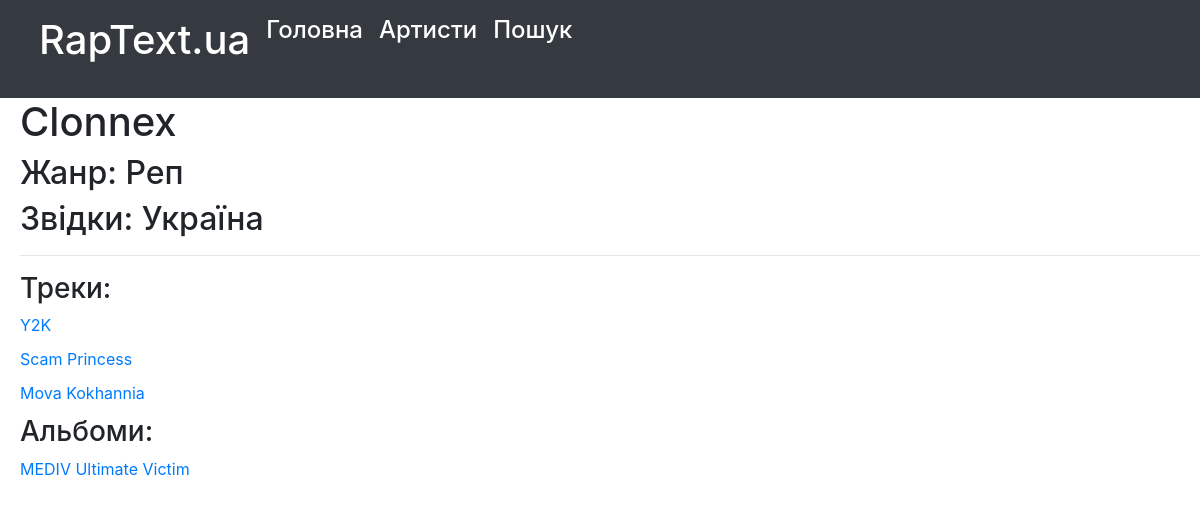
Page /artists/1/ on the committed database.
### artists/models.py (models this page shows, shortened)
class Artist(models.Model):
    name = models.CharField(max_length=100)
    genre = models.CharField(max_length=50, blank=True, null=True)
    country = models.CharField(max_length=50, blank=True, null=True)

class Song(models.Model):
    title = models.CharField(max_length=100)
    release_year = models.IntegerField(blank=True, null=True)
    artist = models.ForeignKey(Artist, on_delete=models.CASCADE)
    album = models.ForeignKey(Album, on_delete=models.SET_NULL, blank=True, null=True)

class Album(models.Model):
    title = models.CharField(max_length=100)
    release_year = models.IntegerField(blank=True, null=True)
    artist = models.ForeignKey(Artist, on_delete=models.CASCADE)

### artists/views.py (the view)
# urls.py: path('artists/<int:artist_id>/', artist_detail, name='artist_detail'),
def artist_detail(request, artist_id):
    artist = get_object_or_404(Artist, pk=artist_id)
    songs = Song.objects.filter(artist=artist)
    albums=Album.objects.filter(artist=artist)
    return render(request, 'artists/artist_detail.html', {'title': artist.name, 'menu':menu, 'artist': artist,'songs': songs,'albums':albums})

### artists/templates/artists/artist_detail.html
{% extends 'artists/base.html' %}
{% block content %}
<h1>{{ title }}</h1>
<ul>
  <li>
    <h2>Жанр: {{artist.genre}}</h2>
    <h2>Звідки: {{artist.country}}</h2>
    <hr>
    <h3>Треки:</h3>
    <ul>
        {% for song in songs %}
            <li><a href="{% url 'song_detail' song.id %}">{{ song.title }}</a></li>
        {% endfor %}
    </ul>
       <h3>Альбоми:</h3>
    <ul>
        {% for album in albums %}
            <li><a href="{% url 'album_detail' album.id %}">{{ album.title }}</a></li>
        {% endfor %}
    </ul>
  </li>
</ul>
{% endblock %}

### artists/static/artists/css/styles.css (style rules this page uses)
body { font-family: 'Raleway'; background-image: url('https://images.pexels.com/photos/7130497/pexels-photo-7130497.jpeg?auto=compress&cs=tinysrgb&w=1260&h=750&dpr=1'); background-size: cover; background-repeat: no-repeat; margin: 0; padding-left: 0px; }
h1 { color: white; }
ul { list-style-type: none; padding: 0; }
li { margin-bottom: 10px; }
a { color: rgb(0,0,0); !important; text-decoration: none; }

### rows in the picture
Artist: name "Clonnex", genre "Реп", country "Україна"
Song: title "Y2K"
Song: title "Scam Princess"
Song: title "Mova Kokhannia"
Album: title "MEDIV Ultimate Victim"
